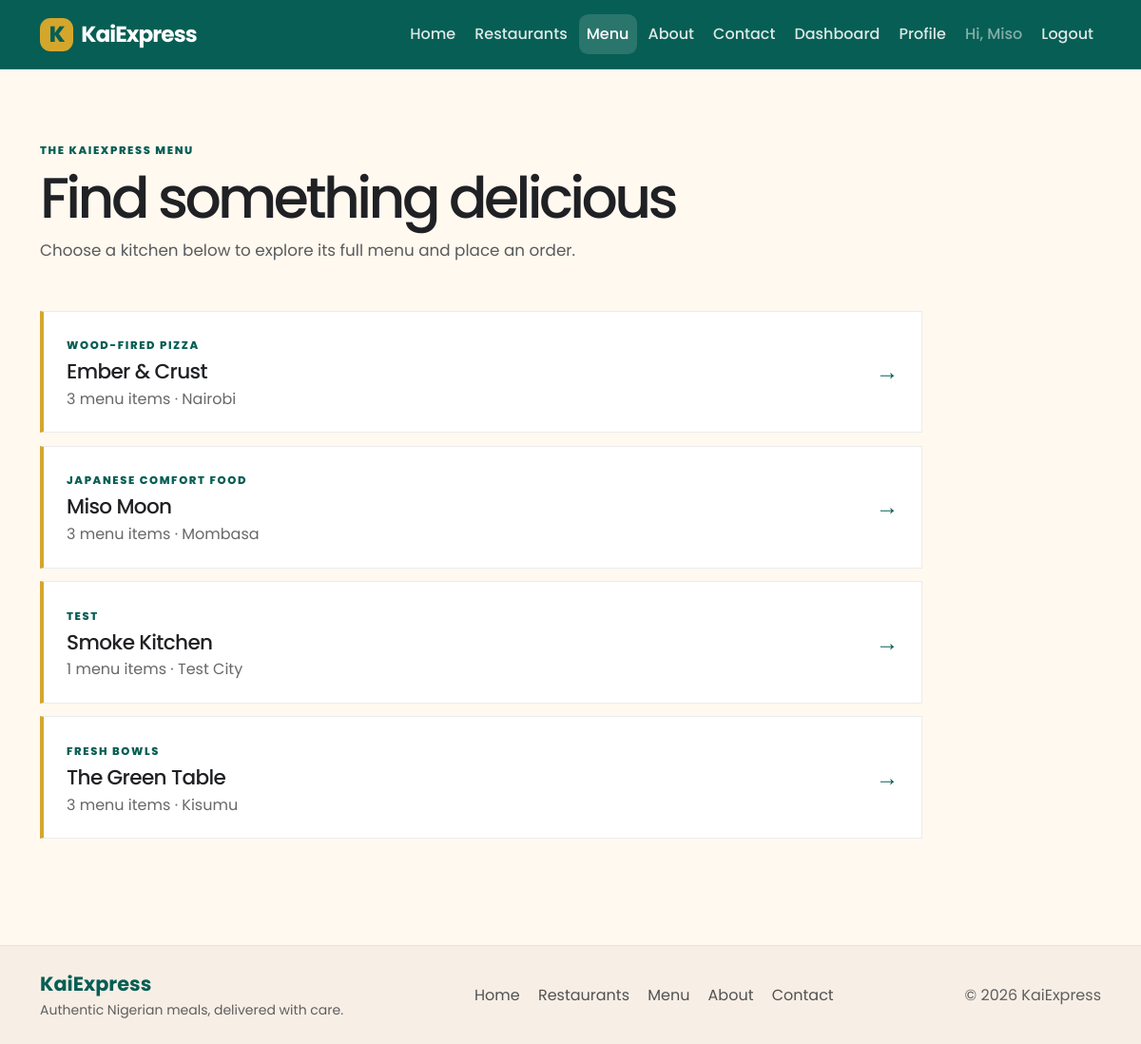
The page /menu (signed in) on the database as committed earlier.
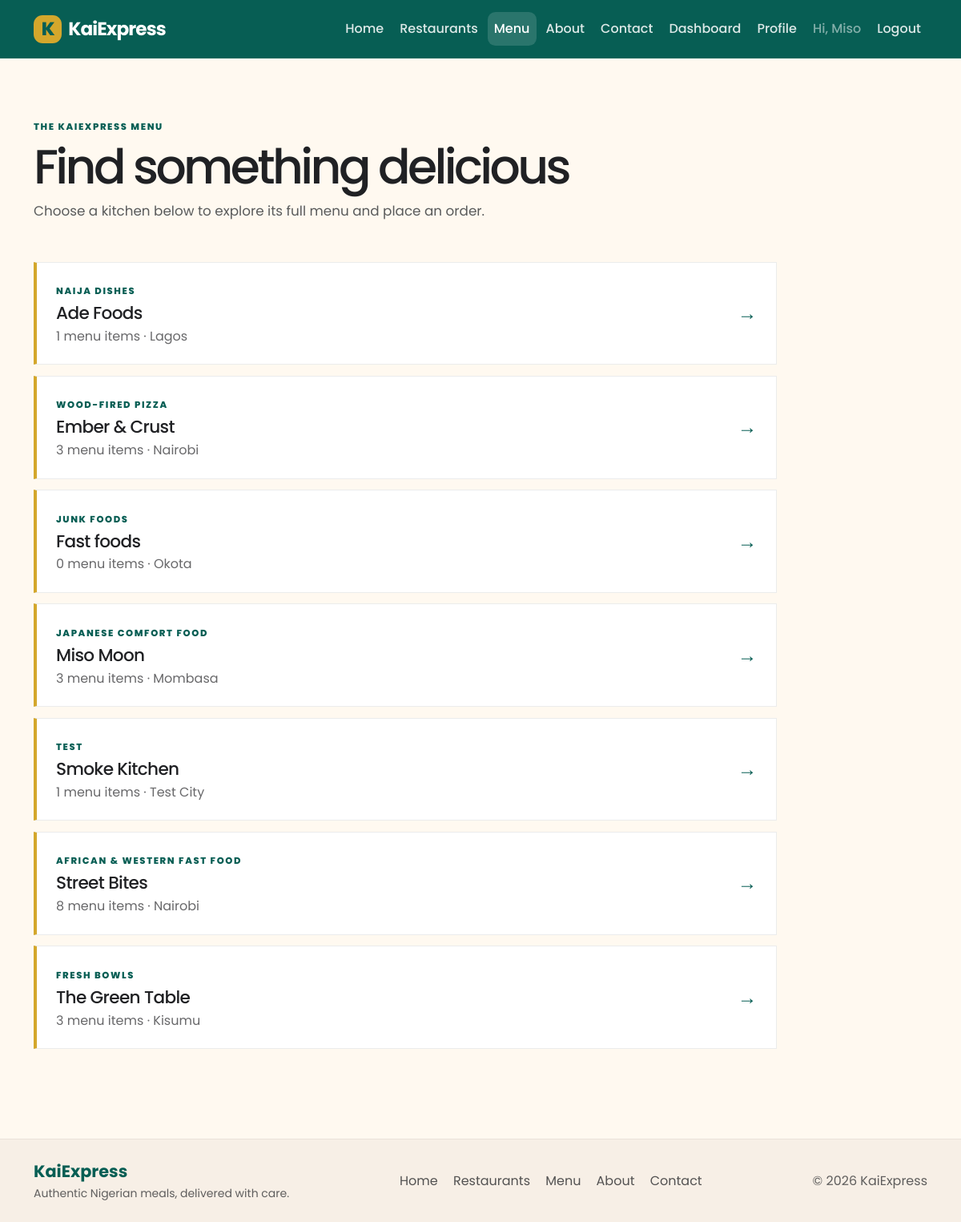
The same page on the database as committed later.
### packages/models.py (models this page shows, shortened)
class User(db.Model, UserMixin):
    __tablename__ = "users"
    id = db.Column(db.Integer, primary_key=True)
    name = db.Column(db.String(100), nullable=False)
    email = db.Column(db.String(120), unique=True, nullable=False)
    password_hash = db.Column(db.String(255), nullable=False)
    is_restaurant = db.Column(db.Boolean, default=False)
    cuisine = db.Column(db.String(80))
    city = db.Column(db.String(80))
    menu_items = db.relationship(
        "MenuItem",
        backref="restaurant",
        lazy=True
    )
    customer_orders = db.relationship(
        "Order",
        foreign_keys="Order.customer_id",
        backref="customer",
        lazy=True
    )
    restaurant_orders = db.relationship(
        "Order",
        foreign_keys="Order.restaurant_id",
        backref="restaurant",
        lazy=True
    )

### packages/user_routes.py (the view)
    @app.route("/menu")
    @login_required
    def menu_page():
        restaurants = User.query.filter_by(is_restaurant=True).order_by(User.name.asc()).all()
        return render_template("user/menu.html", restaurants=restaurants)

### packages/templates/user/menu.html (shortened to what this page needs)
{% extends "base.html" %}
{% block content %}
<section class="page-heading page-heading-wide mb-5">
  <span class="eyebrow text-primary">THE KAIEXPRESS MENU</span>
  <h1 class="mt-2 mb-2">Find something delicious</h1>
  <p class="text-body-secondary">Choose a kitchen below to explore its full menu and place an order.</p>
</section>
<div class="menu-directory">
  {% for restaurant in restaurants %}
  <a class="menu-directory-row" href="{{ url_for('restaurant_page', restaurant_id=restaurant.id) }}">
    <div>
      <span class="eyebrow text-primary">{{ restaurant.cuisine }}</span>
      <h2>{{ restaurant.name }}</h2>
      <p>{{ restaurant.menu_items|length }} menu items &middot; {{ restaurant.city }}</p>
    </div>
    <span class="menu-directory-arrow" aria-hidden="true">&rarr;</span>
  </a>
  {% else %}
  <div class="empty-state"><h2>The menu is being prepared</h2><p class="text-body-secondary mb-0">Check back soon for dishes from our partner kitchens.</p></div>
  {% endfor %}
</div>
{% endblock %}

### packages/templates/base.html (shortened to what this page needs)
<!doctype html>
<html lang="en">
  <head>
    <link href="https://cdn.jsdelivr.net/npm/bootstrap@5.3.3/dist/css/bootstrap.min.css" rel="stylesheet">
    <link href="{{ url_for('static', filename='app.css') }}" rel="stylesheet">
  </head>
  <body>
    <nav class="navbar navbar-expand-lg navbar-dark" aria-label="Main navigation">
      <div class="container">
        <a class="navbar-brand fw-bold d-flex align-items-center gap-2" href="{{ url_for('home') }}">
          <span class="brand-mark">K</span>
          <span>KaiExpress</span>
        </a>
        <div class="collapse navbar-collapse" id="navMenu">
          <ul class="navbar-nav ms-auto mb-2 mb-lg-0 align-items-lg-center gap-lg-1">
            <li class="nav-item"><a class="nav-link {% if request.endpoint == 'home' %}active{% endif %}" href="{{ url_for('home') }}">Home</a></li>
            <li class="nav-item"><a class="nav-link {% if request.endpoint == 'restaurants_page' %}active{% endif %}" href="{{ url_for('restaurants_page') }}">Restaurants</a></li>
            <li class="nav-item"><a class="nav-link {% if request.endpoint == 'menu_page' %}active{% endif %}" href="{{ url_for('menu_page') }}">Menu</a></li>
            <li class="nav-item"><a class="nav-link {% if request.endpoint == 'about_page' %}active{% endif %}" href="{{ url_for('about_page') }}">About</a></li>
            <li class="nav-item"><a class="nav-link {% if request.endpoint == 'contact_page' %}active{% endif %}" href="{{ url_for('contact_page') }}">Contact</a></li>
            {% if session.get('platform_admin_authenticated') %}
              <li class="nav-item"><a class="nav-link {% if request.endpoint == 'platform_admin_dashboard' %}active{% endif %}" href="{{ url_for('platform_admin_dashboard') }}">Admin dashboard</a></li>
              <li class="nav-item"><a class="nav-link" href="{{ url_for('platform_admin_logout') }}">Log out</a></li>
            {% elif current_user.is_authenticated %}
              {% if current_user.is_restaurant %}
                <li class="nav-item"><a class="nav-link" href="{{ url_for('restaurant_dashboard') }}">Dashboard</a></li>
                <li class="nav-item"><a class="nav-link" href="{{ url_for('restaurant_profile') }}">Profile</a></li>
              {% else %}
                <li class="nav-item"><a class="nav-link" href="{{ url_for('orders') }}">My Orders</a></li>
              {% endif %}
              <li class="nav-item"><span class="nav-link text-white-50">Hi, {{ current_user.name.split(' ')[0] }}</span></li>
              <li class="nav-item"><a class="nav-link" href="{{ url_for('restaurant_logout' if current_user.is_restaurant else 'logout') }}">Logout</a></li>
            {% endif %}
          </ul>
        </div>
      </div>
    </nav>
    <main id="main-content" class="container my-5">
      {% block content %}{% endblock %}
    </main>
    <footer class="site-footer" id="contact">
      <div class="container d-flex flex-wrap justify-content-between gap-3 align-items-center">
        <div>
          <div class="footer-brand">KaiExpress</div>
          <small>Authentic Nigerian meals, delivered with care.</small>
        </div>
        <div class="footer-links">
          <a href="{{ url_for('home') }}">Home</a>
          <a href="{{ url_for('restaurants_page') }}">Restaurants</a>
          <a href="{{ url_for('menu_page') }}">Menu</a>
          <a href="{{ url_for('about_page') }}">About</a>
          <a href="{{ url_for('contact_page') }}">Contact</a>
        </div>
        <div class="footer-copy">&copy; 2026 KaiExpress</div>
      </div>
    </footer>
  </body>
</html>

Rows that differ between the two databases and show on the page:
added User: cuisine "NAIJA DISHES", name "Ade Foods", menu_items|length "1", city "Lagos"
added User: cuisine "JUNK FOODS", name "Fast foods", menu_items|length "0", city "Okota"
added User: cuisine "AFRICAN & WESTERN FAST FOOD", name "Street Bites", menu_items|length "8", city "Nairobi"
